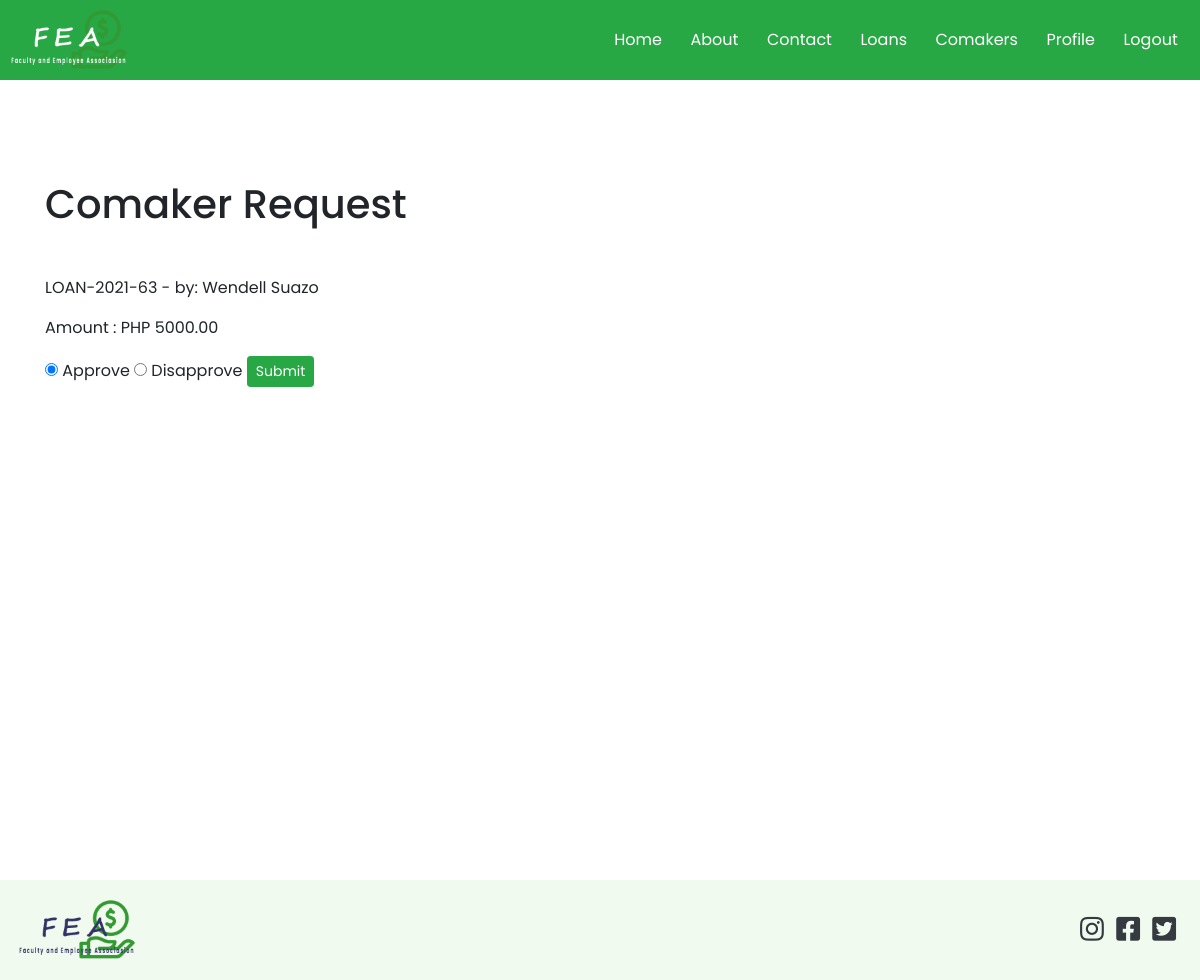
Before: /comakers.php (signed in) with the older database file.
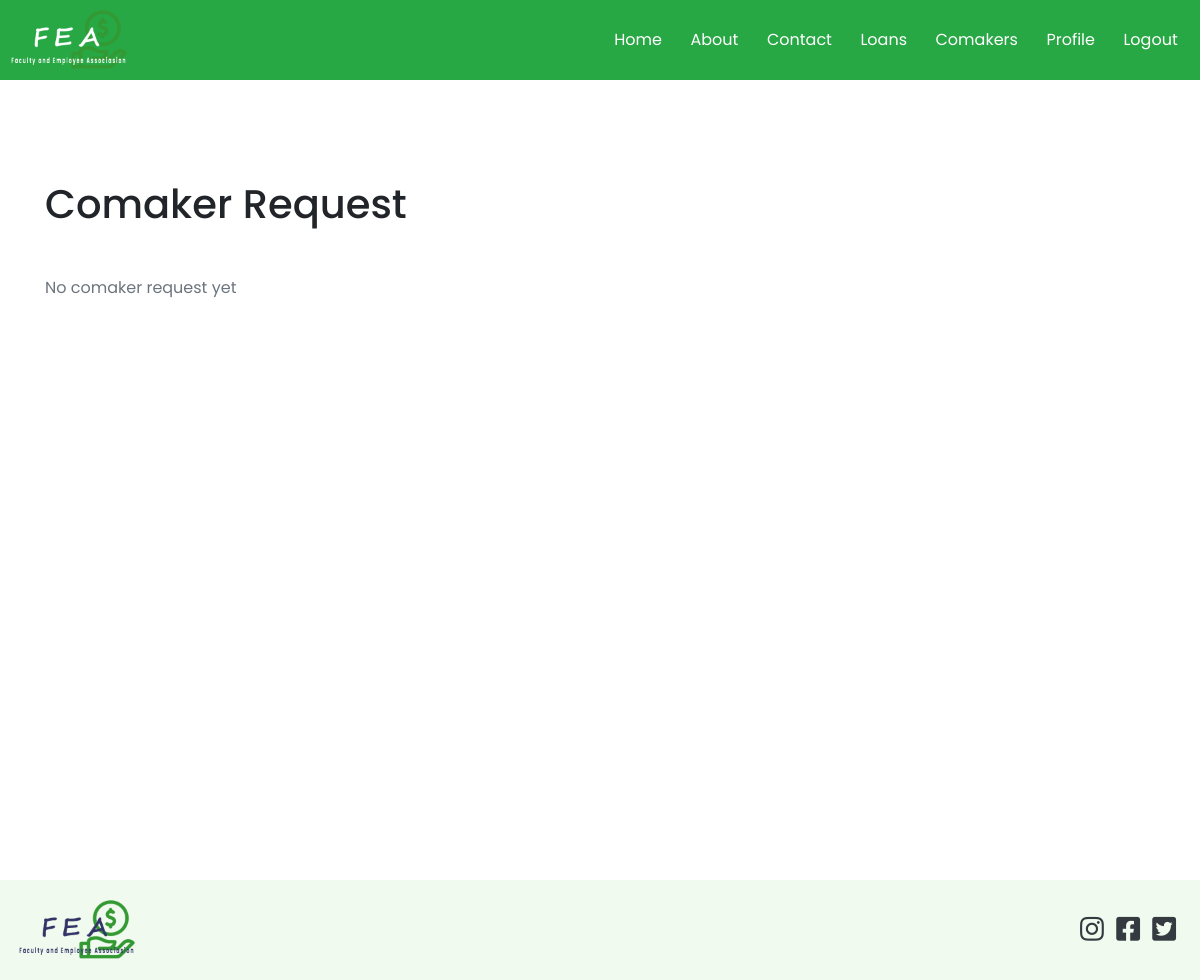
After: the same page with the newer database file.
### tables this page shows
CREATE TABLE `loans` (
  `id` int(11) NOT NULL,
  `transaction_id` varchar(50) NOT NULL,
  `loan_number` varchar(50) NOT NULL,
  `membership_number` varchar(50) NOT NULL,
  `amount` double NOT NULL,
  `term` varchar(50) NOT NULL,
  `status` varchar(50) NOT NULL DEFAULT 'pending',
  `loan_type_id` int(11) NOT NULL,
  `total_amount` double NOT NULL,
  `user_id` int(11) NOT NULL,
  `comaker1_id` int(11) DEFAULT NULL,
  `comaker2_id` int(11) DEFAULT NULL,
  `approved_by_c1` tinyint(1) NOT NULL DEFAULT 0,
  `approved_by_c2` tinyint(1) DEFAULT 0,
  `created_at` timestamp NOT NULL DEFAULT current_timestamp()
);

CREATE TABLE `users` (
  `id` int(11) NOT NULL,
  `account_number` varchar(50) NOT NULL,
  `firstname` varchar(50) NOT NULL,
  `middlename` varchar(50) NOT NULL,
  `lastname` varchar(50) NOT NULL,
  `home_address` varchar(255) NOT NULL,
  `permanent_address` varchar(255) NOT NULL,
  `gender` varchar(50) NOT NULL,
  `birth_date` varchar(255) DEFAULT NULL,
  `contact_number` varchar(50) NOT NULL,
  `email` varchar(50) NOT NULL,
  `password` varchar(50) NOT NULL,
  `position_id` int(11) DEFAULT NULL,
  `sg` int(11) NOT NULL,
  `employment_status` varchar(50) NOT NULL,
  `department_id` int(11) NOT NULL,
  `name_of_spouse` varchar(100) NOT NULL,
  `fathers_name` varchar(100) NOT NULL,
  `mothers_maiden_name` varchar(50) NOT NULL,
  `beneficiary` varchar(255) NOT NULL,
  `paid_membership` tinyint(1) NOT NULL DEFAULT 0,
  `active` tinyint(1) NOT NULL DEFAULT 0,
  `reason1` text DEFAULT NULL,
  `reason2` text DEFAULT NULL,
  `reason3` text DEFAULT NULL,
  `created_at` timestamp NOT NULL DEFAULT current_timestamp()
);

### app/config/config.php (called while the page is built, shortened)
<?php
class Connection
{
    public $conn;
    public function __construct()
    {
        try {
            $dsn = 'mysql:host=' . HOST . ';dbname=' . DB_NAME;
            $this->conn = new PDO($dsn, USERNAME, PASSWORD);
            $this->conn->setAttribute(PDO::ATTR_DEFAULT_FETCH_MODE, PDO::FETCH_OBJ);
            $this->conn->setAttribute(PDO::ATTR_EMULATE_PREPARES, false);
        } catch (PDOException $e) {
            echo "Error!: " . $e->getMessage() . "<br/>";
            die();
        }
        return $this->conn;
    }
}

### app/controllers/LoanController.php (called while the page is built, shortened)
<?php
class Loan extends Connection
{
    public function getUser($id)
    {
        $sql = "SELECT * FROM users WHERE id=:id";
        $stmt = $this->conn->prepare($sql);
        $stmt->execute(['id' => $id]);
        return $stmt->fetch();
    }
}

### app/helpers/showPrice.php (called while the page is built)
<?php
function formatDecimal($num)
{
    return  number_format((float)$num, 2, '.', '');
}

### comakers.php (the view, shortened to what this page needs)
<?php
require_once 'core.php';
$loan = new Loan();
$user_id = $_SESSION['id'];
$sql = "SELECT * FROM loans WHERE comaker1_id=$user_id AND approved_by_c1=0 OR comaker2_id=$user_id AND  approved_by_c2=0";
$stmt = $conn->query($sql);
$activeLoan = $stmt->fetch();
if ($activeLoan) {
    $activeUser = $loan->getUser($activeLoan->user_id);
}
?>
<?php require_once BASE . '/app/includes/header.php' ?>
<div class="wrapper" style="padding: 100px 0">
    <div class="container">
        <div class="row">
            <div class="col-md-12">
                <h1 class="mb-5">Comaker Request</h1>
                <?php if ($activeLoan) : ?>
                    <p>
                        <?php echo $activeLoan->loan_number . ' - by: ' . ucfirst($activeUser->firstname) . ' ' . ucfirst($activeUser->lastname) ?>
                    </p>
                    <p>
                        Amount : PHP <?php echo formatDecimal($activeLoan->amount) ?>
                    </p>
                    <form action="<?php echo $_SERVER['PHP_SELF'] ?>" method="POST">
                        <div class="form-group">
                            <input type="radio" name="approve" id="approve" value="1" checked> Approve
                            <input type="radio" name="approve" id="approve" value="0"> Disapprove
                            <button type="submit" name="comaker_approval" class="btn btn-success btn-sm">Submit</button>
                        </div>
                    </form>
                <?php else : ?>
                    <p class="text-secondary">No comaker request yet</p>
                <?php endif ?>
            </div>
        </div>
    </div>
</div>
<?php include 'app/includes/footer.php' ?>

Changed rows visible on the page:
removed loans: loan_number "LOAN-2021-63", amount "5000.00"
no longer on this page (row unchanged): users: firstname "Wendell", lastname "Suazo"
Other visible differences:
form field approve: "☑" → (not shown)
form field approve: "☐" → (not shown)
text no longer shown: "- by: Amount : PHP Approve Disapprove Submit"
text now shown: "No comaker request yet"
